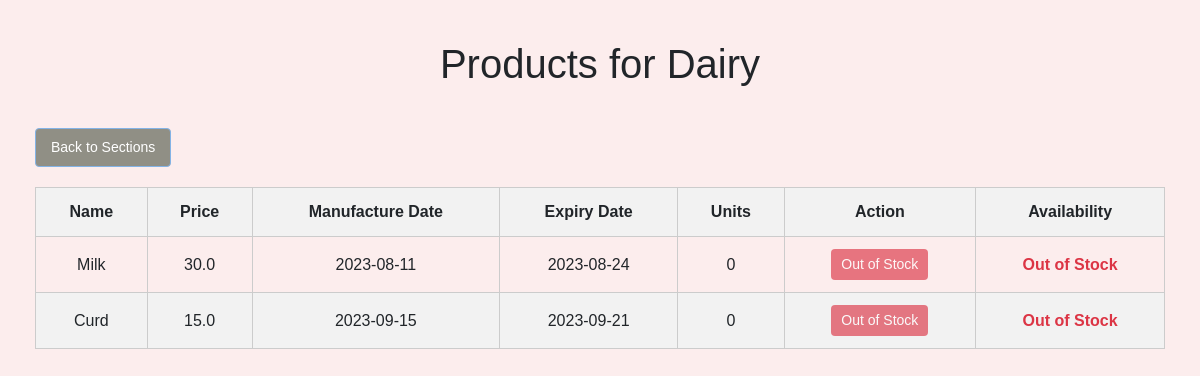
Page /user/view_products/1 (signed in) on the committed database.
### model.py (models this page shows)
class Section(db.Model):
    id = db.Column(db.Integer, primary_key=True)
    name = db.Column(db.String(80), unique=True, nullable=False)

class Product(db.Model):
    id = db.Column(db.Integer, primary_key=True)
    name = db.Column(db.String(80), unique=True, nullable=False)
    price = db.Column(db.Float, nullable=False)
    manufacture_date = db.Column(db.DateTime , nullable = False)
    exp_date = db.Column(db.DateTime , nullable = False)
    section_id = db.Column(db.Integer, db.ForeignKey('section.id'), nullable=False)
    units = db.Column(db.Integer,nullable = False)
    section = db.relationship('Section', backref=db.backref('products', lazy=True))
    @property
    def out_of_stock(self):
        return self.units <= 0

### user.py (the view)
@app.route('/user/view_products/<int:section_id>')
@login_required
def user_view_products(section_id):
    section = Section.query.get_or_404(section_id)
    products = Product.query.filter_by(section_id=section_id).all()
    return render_template('user_view_products.html', section=section, products=products)

### model.py (called while the page is built)
@login_manager.user_loader
def load_user(user_id):
    user = User.query.get(int(user_id))
    return user

### templates/user_view_products.html (shortened to what this page needs)
<!DOCTYPE html>
<html>
<head>
    <link rel="stylesheet" href="https://maxcdn.bootstrapcdn.com/bootstrap/4.5.2/css/bootstrap.min.css">
</head>
<body>
    <div class="container">
        <h1>Products for {{ section.name }}</h1>
        <a href="{{ url_for('user_sections') }}" class="back-link btn btn-primary">Back to Sections</a>
        <table>
            <thead>
                <tr>
                    <th>Name</th>
                    <th>Price</th>
                    <th>Manufacture Date</th>
                    <th>Expiry Date</th>
                    <th>Units</th>
                    <th>Action</th>
                    <th>Availability</th>
                </tr>
            </thead>
            <tbody>
                {% for product in products %}
                <tr>
                    <td>{{ product.name }}</td>
                    <td>{{ product.price }}</td>
                    <td>{{ product.manufacture_date.strftime('%Y-%m-%d') }}</td>
                    <td>{{ product.exp_date.strftime('%Y-%m-%d') }}</td>
                    <td>{{ product.units }}</td>
                    <td>
                        {% if product.units > 0 %}
                            <form method="POST" action="{{ url_for('add_to_cart', product_id=product.id) }}" class="add-to-cart-form">
                                <input type="number" name="quantity" class="quantity-input" min="1" value="1">
                                <button type="submit" class="add-to-cart-btn btn btn-primary">Add to Cart</button>
                            </form>
                        {% else %}
                            <button class="add-to-cart-btn btn btn-danger" disabled>Out of Stock</button>
                        {% endif %}
                    </td>
                    <td>
                        {% if product.out_of_stock %}
                            <span class="out-of-stock">Out of Stock</span>
                        {% else %}
                            <span class="in-stock">In Stock</span>
                        {% endif %}
                    </td>
                </tr>
                {% endfor %}
            </tbody>
        </table>
    </div>
</body>
</html>

### templates/user_view_products.html (style rules this page uses)
body { font-family: 'Franklin Gothic Medium', 'Arial Narrow', Arial, sans-serif; background-color: #fceded; padding: 20px; }
.container { max-width: 1200px; margin: 0 auto; }
h1 { margin-top: 20px; margin-bottom: 40px; text-align: center; }
.btn-primary, .btn-danger { padding: 8px 15px; font-size: 14px; border-radius: 4px; }
.btn-primary { background-color: #908f85; border-color: #83b3e6; }
.btn-danger { background-color: #dc3545; border-color: #dc3545; }
table { width: 100%; border-collapse: collapse; margin-top: 20px; }
th, td { padding: 12px 15px; text-align: center; border: 1px solid #ccc; }
th { background-color: #f2f2f2; }
tbody tr:nth-child(even) { background-color: #f2f2f2; }
button.add-to-cart-btn { background-color: #007bff; color: #fff; border: none; padding: 5px 10px; border-radius: 4px; cursor: pointer; text-decoration: none; }
button.add-to-cart-btn:disabled { background-color: #dc3545; cursor: not-allowed; }
span.out-of-stock { color: #dc3545; font-weight: bold; }

### rows in the picture
Section: name "Dairy"
Product: name "Milk", price "30.0", manufacture_date "2023-08-11", exp_date "2023-08-24", units "0", shows "Out of Stock"
Product: name "Curd", price "15.0", manufacture_date "2023-09-15", exp_date "2023-09-21", units "0", shows "Out of Stock"
